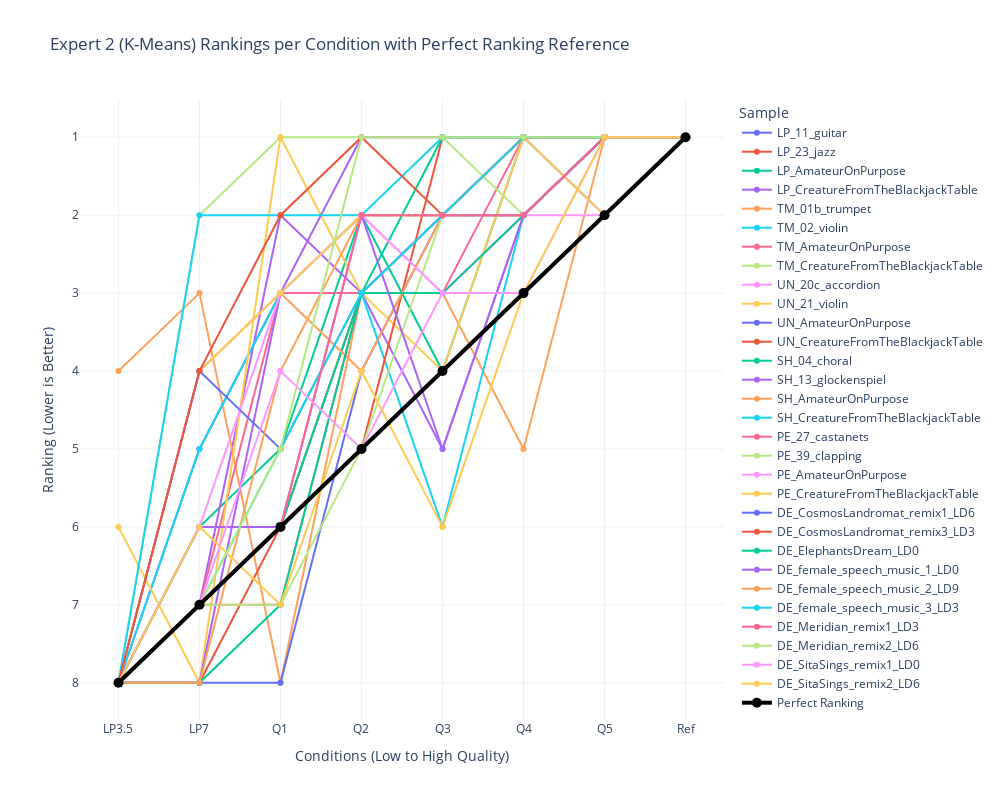

Notebook code for this chart:
### Code cell
# Spaghetti plot for Expert 2 rankings

# Reshape rankings data for Plotly
expert2_rankings_df = pd.DataFrame(reversed_expert2_rankings_kmeans_based, columns=conditions)
expert2_rankings_df['Sample'] = items

# Melt dataframe for better visualization
expert2_rankings_df_melted = expert2_rankings_df.melt(id_vars=['Sample'], var_name='Condition', value_name='Ranking')

expert2_rankings_df_melted = pd.concat([expert2_rankings_df_melted, perfect_df])

# Create plot
fig = px.line(expert2_rankings_df_melted, x='Condition', y='Ranking', color='Sample', markers=True,
              title="Expert 2 (K-Means) Rankings per Condition with Perfect Ranking Reference",
              labels={"Ranking": "Ranking (Lower is Better)", "Condition": "Conditions (Low to High Quality)"},
              template="plotly_white")

# Adjust figure dimensions
fig.update_layout(width=1000, height=800)

# Invert y-axis (lower ranks at top)
fig.update_yaxes(autorange="reversed")

# Modify the "Perfect Ranking" line to be more visible
fig.update_traces(
    selector=dict(name="Perfect Ranking"),
    line=dict(width=4, color='black'),
    marker=dict(size=10, color='black')
)

# Show figure
fig.show()

### Figure 1 — Plotly figure (JSON) as saved in the notebook; plotly's stock layout.template omitted (floating-point values rounded to 4 significant figures)
{"data": [{"hovertemplate": "Sample=LP_11_guitar<br>Conditions (Low to High Quality)=%{x}<br>Ranking (Lower is Better)=%{y}<extra></extra>", "legendgroup": "LP_11_guitar", "line": {"color": "#636efa", "dash": "solid"}, "marker": {"symbol": "circle"}, "mode": "lines+markers", "name": "LP_11_guitar", "orientation": "v", "showlegend": true, "type": "scatter", "x": ["LP3.5", "LP7", "Q1", "Q2", "Q3", "Q4", "Q5", "Ref"], "xaxis": "x", "y": [8, 5, 3, 2, 2, 1, 1, 1], "yaxis": "y"}, {"hovertemplate": "Sample=LP_23_jazz<br>Conditions (Low to High Quality)=%{x}<br>Ranking (Lower is Better)=%{y}<extra></extra>", "legendgroup": "LP_23_jazz", "line": {"color": "#EF553B", "dash": "solid"}, "marker": {"symbol": "circle"}, "mode": "lines+markers", "name": "LP_23_jazz", "orientation": "v", "showlegend": true, "type": "scatter", "x": ["LP3.5", "LP7", "Q1", "Q2", "Q3", "Q4", "Q5", "Ref"], "xaxis": "x", "y": [8, 6, 6, 3, 2, 2, 1, 1], "yaxis": "y"}, {"hovertemplate": "Sample=LP_AmateurOnPurpose<br>Conditions (Low to High Quality)=%{x}<br>Ranking (Lower is Better)=%{y}<extra></extra>", "legendgroup": "LP_AmateurOnPurpose", "line": {"color": "#00cc96", "dash": "solid"}, "marker": {"symbol": "circle"}, "mode": "lines+markers", "name": "LP_AmateurOnPurpose", "orientation": "v", "showlegend": true, "type": "scatter", "x": ["LP3.5", "LP7", "Q1", "Q2", "Q3", "Q4", "Q5", "Ref"], "xaxis": "x", "y": [8, 6, 5, 2, 4, 1, 1, 1], "yaxis": "y"}, {"hovertemplate": "Sample=LP_CreatureFromTheBlackjackTable<br>Conditions (Low to High Quality)=%{x}<br>Ranking (Lower is Better)=%{y}<extra></extra>", "legendgroup": "LP_CreatureFromTheBlackjackTable", "line": {"color": "#ab63fa", "dash": "solid"}, "marker": {"symbol": "circle"}, "mode": "lines+markers", "name": "LP_CreatureFromTheBlackjackTable", "orientation": "v", "showlegend": true, "type": "scatter", "x": ["LP3.5", "LP7", "Q1", "Q2", "Q3", "Q4", "Q5", "Ref"], "xaxis": "x", "y": [8, 7, 2, 3, 5, 2, 1, 1], "yaxis": "y"}, {"hovertemplate": "Sample=TM_01b_trumpet<br>Conditions (Low to High Quality)=%{x}<br>Ranking (Lower is Better)=%{y}<extra></extra>", "legendgroup": "TM_01b_trumpet", "line": {"color": "#FFA15A", "dash": "solid"}, "marker": {"symbol": "circle"}, "mode": "lines+markers", "name": "TM_01b_trumpet", "orientation": "v", "showlegend": true, "type": "scatter", "x": ["LP3.5", "LP7", "Q1", "Q2", "Q3", "Q4", "Q5", "Ref"], "xaxis": "x", "y": [4, 3, 8, 3, 3, 5, 1, 1], "yaxis": "y"}, {"hovertemplate": "Sample=TM_02_violin<br>Conditions (Low to High Quality)=%{x}<br>Ranking (Lower is Better)=%{y}<extra></extra>", "legendgroup": "TM_02_violin", "line": {"color": "#19d3f3", "dash": "solid"}, "marker": {"symbol": "circle"}, "mode": "lines+markers", "name": "TM_02_violin", "orientation": "v", "showlegend": true, "type": "scatter", "x": ["LP3.5", "LP7", "Q1", "Q2", "Q3", "Q4", "Q5", "Ref"], "xaxis": "x", "y": [8, 5, 3, 3, 6, 2, 1, 1], "yaxis": "y"}, {"hovertemplate": "Sample=TM_AmateurOnPurpose<br>Conditions (Low to High Quality)=%{x}<br>Ranking (Lower is Better)=%{y}<extra></extra>", "legendgroup": "TM_AmateurOnPurpose", "line": {"color": "#FF6692", "dash": "solid"}, "marker": {"symbol": "circle"}, "mode": "lines+markers", "name": "TM_AmateurOnPurpose", "orientation": "v", "showlegend": true, "type": "scatter", "x": ["LP3.5", "LP7", "Q1", "Q2", "Q3", "Q4", "Q5", "Ref"], "xaxis": "x", "y": [8, 7, 3, 3, 3, 1, 1, 1], "yaxis": "y"}, {"hovertemplate": "Sample=TM_CreatureFromTheBlackjackTable<br>Conditions (Low to High Quality)=%{x}<br>Ranking (Lower is Better)=%{y}<extra></extra>", "legendgroup": "TM_CreatureFromTheBlackjackTable", "line": {"color": "#B6E880", "dash": "solid"}, "marker": {"symbol": "circle"}, "mode": "lines+markers", "name": "TM_CreatureFromTheBlackjackTable", "orientation": "v", "showlegend": true, "type": "scatter", "x": ["LP3.5", "LP7", "Q1", "Q2", "Q3", "Q4", "Q5", "Ref"], "xaxis": "x", "y": [8, 2, 1, 1, 1, 2, 1, 1], "yaxis": "y"}, {"hovertemplate": "Sample=UN_20c_accordion<br>Conditions (Low to High Quality)=%{x}<br>Ranking (Lower is Better)=%{y}<extra></extra>", "legendgroup": "UN_20c_accordion", "line": {"color": "#FF97FF", "dash": "solid"}, "marker": {"symbol": "circle"}, "mode": "lines+markers", "name": "UN_20c_accordion", "orientation": "v", "showlegend": true, "type": "scatter", "x": ["LP3.5", "LP7", "Q1", "Q2", "Q3", "Q4", "Q5", "Ref"], "xaxis": "x", "y": [8, 4, 3, 2, 3, 2, 2, 1], "yaxis": "y"}, {"hovertemplate": "Sample=UN_21_violin<br>Conditions (Low to High Quality)=%{x}<br>Ranking (Lower is Better)=%{y}<extra></extra>", "legendgroup": "UN_21_violin", "line": {"color": "#FECB52", "dash": "solid"}, "marker": {"symbol": "circle"}, "mode": "lines+markers", "name": "UN_21_violin", "orientation": "v", "showlegend": true, "type": "scatter", "x": ["LP3.5", "LP7", "Q1", "Q2", "Q3", "Q4", "Q5", "Ref"], "xaxis": "x", "y": [6, 8, 1, 3, 4, 1, 1, 1], "yaxis": "y"}, {"hovertemplate": "Sample=UN_AmateurOnPurpose<br>Conditions (Low to High Quality)=%{x}<br>Ranking (Lower is Better)=%{y}<extra></extra>", "legendgroup": "UN_AmateurOnPurpose", "line": {"color": "#636efa", "dash": "solid"}, "marker": {"symbol": "circle"}, "mode": "lines+markers", "name": "UN_AmateurOnPurpose", "orientation": "v", "showlegend": true, "type": "scatter", "x": ["LP3.5", "LP7", "Q1", "Q2", "Q3", "Q4", "Q5", "Ref"], "xaxis": "x", "y": [8, 8, 8, 4, 2, 1, 2, 1], "yaxis": "y"}, {"hovertemplate": "Sample=UN_CreatureFromTheBlackjackTable<br>Conditions (Low to High Quality)=%{x}<br>Ranking (Lower is Better)=%{y}<extra></extra>", "legendgroup": "UN_CreatureFromTheBlackjackTable", "line": {"color": "#EF553B", "dash": "solid"}, "marker": {"symbol": "circle"}, "mode": "lines+markers", "name": "UN_CreatureFromTheBlackjackTable", "orientation": "v", "showlegend": true, "type": "scatter", "x": ["LP3.5", "LP7", "Q1", "Q2", "Q3", "Q4", "Q5", "Ref"], "xaxis": "x", "y": [8, 8, 6, 5, 1, 1, 1, 1], "yaxis": "y"}, {"hovertemplate": "Sample=SH_04_choral<br>Conditions (Low to High Quality)=%{x}<br>Ranking (Lower is Better)=%{y}<extra></extra>", "legendgroup": "SH_04_choral", "line": {"color": "#00cc96", "dash": "solid"}, "marker": {"symbol": "circle"}, "mode": "lines+markers", "name": "SH_04_choral", "orientation": "v", "showlegend": true, "type": "scatter", "x": ["LP3.5", "LP7", "Q1", "Q2", "Q3", "Q4", "Q5", "Ref"], "xaxis": "x", "y": [8, 7, 6, 3, 1, 1, 1, 1], "yaxis": "y"}, {"hovertemplate": "Sample=SH_13_glockenspiel<br>Conditions (Low to High Quality)=%{x}<br>Ranking (Lower is Better)=%{y}<extra></extra>", "legendgroup": "SH_13_glockenspiel", "line": {"color": "#ab63fa", "dash": "solid"}, "marker": {"symbol": "circle"}, "mode": "lines+markers", "name": "SH_13_glockenspiel", "orientation": "v", "showlegend": true, "type": "scatter", "x": ["LP3.5", "LP7", "Q1", "Q2", "Q3", "Q4", "Q5", "Ref"], "xaxis": "x", "y": [8, 8, 3, 1, 1, 1, 1, 1], "yaxis": "y"}, {"hovertemplate": "Sample=SH_AmateurOnPurpose<br>Conditions (Low to High Quality)=%{x}<br>Ranking (Lower is Better)=%{y}<extra></extra>", "legendgroup": "SH_AmateurOnPurpose", "line": {"color": "#FFA15A", "dash": "solid"}, "marker": {"symbol": "circle"}, "mode": "lines+markers", "name": "SH_AmateurOnPurpose", "orientation": "v", "showlegend": true, "type": "scatter", "x": ["LP3.5", "LP7", "Q1", "Q2", "Q3", "Q4", "Q5", "Ref"], "xaxis": "x", "y": [8, 4, 3, 4, 2, 2, 1, 1], "yaxis": "y"}, {"hovertemplate": "Sample=SH_CreatureFromTheBlackjackTable<br>Conditions (Low to High Quality)=%{x}<br>Ranking (Lower is Better)=%{y}<extra></extra>", "legendgroup": "SH_CreatureFromTheBlackjackTable", "line": {"color": "#19d3f3", "dash": "solid"}, "marker": {"symbol": "circle"}, "mode": "lines+markers", "name": "SH_CreatureFromTheBlackjackTable", "orientation": "v", "showlegend": true, "type": "scatter", "x": ["LP3.5", "LP7", "Q1", "Q2", "Q3", "Q4", "Q5", "Ref"], "xaxis": "x", "y": [8, 2, 2, 2, 1, 1, 1, 1], "yaxis": "y"}, {"hovertemplate": "Sample=PE_27_castanets<br>Conditions (Low to High Quality)=%{x}<br>Ranking (Lower is Better)=%{y}<extra></extra>", "legendgroup": "PE_27_castanets", "line": {"color": "#FF6692", "dash": "solid"}, "marker": {"symbol": "circle"}, "mode": "lines+markers", "name": "PE_27_castanets", "orientation": "v", "showlegend": true, "type": "scatter", "x": ["LP3.5", "LP7", "Q1", "Q2", "Q3", "Q4", "Q5", "Ref"], "xaxis": "x", "y": [8, 7, 7, 3, 3, 2, 1, 1], "yaxis": "y"}, {"hovertemplate": "Sample=PE_39_clapping<br>Conditions (Low to High Quality)=%{x}<br>Ranking (Lower is Better)=%{y}<extra></extra>", "legendgroup": "PE_39_clapping", "line": {"color": "#B6E880", "dash": "solid"}, "marker": {"symbol": "circle"}, "mode": "lines+markers", "name": "PE_39_clapping", "orientation": "v", "showlegend": true, "type": "scatter", "x": ["LP3.5", "LP7", "Q1", "Q2", "Q3", "Q4", "Q5", "Ref"], "xaxis": "x", "y": [8, 7, 7, 5, 2, 2, 1, 1], "yaxis": "y"}, {"hovertemplate": "Sample=PE_AmateurOnPurpose<br>Conditions (Low to High Quality)=%{x}<br>Ranking (Lower is Better)=%{y}<extra></extra>", "legendgroup": "PE_AmateurOnPurpose", "line": {"color": "#FF97FF", "dash": "solid"}, "marker": {"symbol": "circle"}, "mode": "lines+markers", "name": "PE_AmateurOnPurpose", "orientation": "v", "showlegend": true, "type": "scatter", "x": ["LP3.5", "LP7", "Q1", "Q2", "Q3", "Q4", "Q5", "Ref"], "xaxis": "x", "y": [8, 6, 3, 2, 3, 2, 1, 1], "yaxis": "y"}, {"hovertemplate": "Sample=PE_CreatureFromTheBlackjackTable<br>Conditions (Low to High Quality)=%{x}<br>Ranking (Lower is Better)=%{y}<extra></extra>", "legendgroup": "PE_CreatureFromTheBlackjackTable", "line": {"color": "#FECB52", "dash": "solid"}, "marker": {"symbol": "circle"}, "mode": "lines+markers", "name": "PE_CreatureFromTheBlackjackTable", "orientation": "v", "showlegend": true, "type": "scatter", "x": ["LP3.5", "LP7", "Q1", "Q2", "Q3", "Q4", "Q5", "Ref"], "xaxis": "x", "y": [8, 4, 3, 2, 2, 1, 2, 1], "yaxis": "y"}, {"hovertemplate": "Sample=DE_CosmosLandromat_remix1_LD6<br>Conditions (Low to High Quality)=%{x}<br>Ranking (Lower is Better)=%{y}<extra></extra>", "legendgroup": "DE_CosmosLandromat_remix1_LD6", "line": {"color": "#636efa", "dash": "solid"}, "marker": {"symbol": "circle"}, "mode": "lines+markers", "name": "DE_CosmosLandromat_remix1_LD6", "orientation": "v", "showlegend": true, "type": "scatter", "x": ["LP3.5", "LP7", "Q1", "Q2", "Q3", "Q4", "Q5", "Ref"], "xaxis": "x", "y": [8, 4, 5, 3, 2, 2, 1, 1], "yaxis": "y"}, {"hovertemplate": "Sample=DE_CosmosLandromat_remix3_LD3<br>Conditions (Low to High Quality)=%{x}<br>Ranking (Lower is Better)=%{y}<extra></extra>", "legendgroup": "DE_CosmosLandromat_remix3_LD3", "line": {"color": "#EF553B", "dash": "solid"}, "marker": {"symbol": "circle"}, "mode": "lines+markers", "name": "DE_CosmosLandromat_remix3_LD3", "orientation": "v", "showlegend": true, "type": "scatter", "x": ["LP3.5", "LP7", "Q1", "Q2", "Q3", "Q4", "Q5", "Ref"], "xaxis": "x", "y": [8, 4, 2, 1, 2, 1, 1, 1], "yaxis": "y"}, {"hovertemplate": "Sample=DE_ElephantsDream_LD0<br>Conditions (Low to High Quality)=%{x}<br>Ranking (Lower is Better)=%{y}<extra></extra>", "legendgroup": "DE_ElephantsDream_LD0", "line": {"color": "#00cc96", "dash": "solid"}, "marker": {"symbol": "circle"}, "mode": "lines+markers", "name": "DE_ElephantsDream_LD0", "orientation": "v", "showlegend": true, "type": "scatter", "x": ["LP3.5", "LP7", "Q1", "Q2", "Q3", "Q4", "Q5", "Ref"], "xaxis": "x", "y": [8, 8, 7, 3, 3, 2, 1, 1], "yaxis": "y"}, {"hovertemplate": "Sample=DE_female_speech_music_1_LD0<br>Conditions (Low to High Quality)=%{x}<br>Ranking (Lower is Better)=%{y}<extra></extra>", "legendgroup": "DE_female_speech_music_1_LD0", "line": {"color": "#ab63fa", "dash": "solid"}, "marker": {"symbol": "circle"}, "mode": "lines+markers", "name": "DE_female_speech_music_1_LD0", "orientation": "v", "showlegend": true, "type": "scatter", "x": ["LP3.5", "LP7", "Q1", "Q2", "Q3", "Q4", "Q5", "Ref"], "xaxis": "x", "y": [8, 6, 6, 2, 5, 2, 1, 1], "yaxis": "y"}, {"hovertemplate": "Sample=DE_female_speech_music_2_LD9<br>Conditions (Low to High Quality)=%{x}<br>Ranking (Lower is Better)=%{y}<extra></extra>", "legendgroup": "DE_female_speech_music_2_LD9", "line": {"color": "#FFA15A", "dash": "solid"}, "marker": {"symbol": "circle"}, "mode": "lines+markers", "name": "DE_female_speech_music_2_LD9", "orientation": "v", "showlegend": true, "type": "scatter", "x": ["LP3.5", "LP7", "Q1", "Q2", "Q3", "Q4", "Q5", "Ref"], "xaxis": "x", "y": [8, 8, 4, 2, 2, 1, 1, 1], "yaxis": "y"}, {"hovertemplate": "Sample=DE_female_speech_music_3_LD3<br>Conditions (Low to High Quality)=%{x}<br>Ranking (Lower is Better)=%{y}<extra></extra>", "legendgroup": "DE_female_speech_music_3_LD3", "line": {"color": "#19d3f3", "dash": "solid"}, "marker": {"symbol": "circle"}, "mode": "lines+markers", "name": "DE_female_speech_music_3_LD3", "orientation": "v", "showlegend": true, "type": "scatter", "x": ["LP3.5", "LP7", "Q1", "Q2", "Q3", "Q4", "Q5", "Ref"], "xaxis": "x", "y": [8, 7, 5, 3, 2, 1, 1, 1], "yaxis": "y"}, {"hovertemplate": "Sample=DE_Meridian_remix1_LD3<br>Conditions (Low to High Quality)=%{x}<br>Ranking (Lower is Better)=%{y}<extra></extra>", "legendgroup": "DE_Meridian_remix1_LD3", "line": {"color": "#FF6692", "dash": "solid"}, "marker": {"symbol": "circle"}, "mode": "lines+markers", "name": "DE_Meridian_remix1_LD3", "orientation": "v", "showlegend": true, "type": "scatter", "x": ["LP3.5", "LP7", "Q1", "Q2", "Q3", "Q4", "Q5", "Ref"], "xaxis": "x", "y": [8, 7, 6, 2, 2, 2, 1, 1], "yaxis": "y"}, {"hovertemplate": "Sample=DE_Meridian_remix2_LD6<br>Conditions (Low to High Quality)=%{x}<br>Ranking (Lower is Better)=%{y}<extra></extra>", "legendgroup": "DE_Meridian_remix2_LD6", "line": {"color": "#B6E880", "dash": "solid"}, "marker": {"symbol": "circle"}, "mode": "lines+markers", "name": "DE_Meridian_remix2_LD6", "orientation": "v", "showlegend": true, "type": "scatter", "x": ["LP3.5", "LP7", "Q1", "Q2", "Q3", "Q4", "Q5", "Ref"], "xaxis": "x", "y": [8, 7, 5, 1, 1, 1, 1, 1], "yaxis": "y"}, {"hovertemplate": "Sample=DE_SitaSings_remix1_LD0<br>Conditions (Low to High Quality)=%{x}<br>Ranking (Lower is Better)=%{y}<extra></extra>", "legendgroup": "DE_SitaSings_remix1_LD0", "line": {"color": "#FF97FF", "dash": "solid"}, "marker": {"symbol": "circle"}, "mode": "lines+markers", "name": "DE_SitaSings_remix1_LD0", "orientation": "v", "showlegend": true, "type": "scatter", "x": ["LP3.5", "LP7", "Q1", "Q2", "Q3", "Q4", "Q5", "Ref"], "xaxis": "x", "y": [8, 7, 4, 5, 3, 3, 1, 1], "yaxis": "y"}, {"hovertemplate": "Sample=DE_SitaSings_remix2_LD6<br>Conditions (Low to High Quality)=%{x}<br>Ranking (Lower is Better)=%{y}<extra></extra>", "legendgroup": "DE_SitaSings_remix2_LD6", "line": {"color": "#FECB52", "dash": "solid"}, "marker": {"symbol": "circle"}, "mode": "lines+markers", "name": "DE_SitaSings_remix2_LD6", "orientation": "v", "showlegend": true, "type": "scatter", "x": ["LP3.5", "LP7", "Q1", "Q2", "Q3", "Q4", "Q5", "Ref"], "xaxis": "x", "y": [8, 6, 7, 4, 6, 3, 1, 1], "yaxis": "y"}, {"hovertemplate": "Sample=Perfect Ranking<br>Conditions (Low to High Quality)=%{x}<br>Ranking (Lower is Better)=%{y}<extra></extra>", "legendgroup": "Perfect Ranking", "line": {"color": "black", "dash": "solid", "width": 4}, "marker": {"color": "black", "size": 10, "symbol": "circle"}, "mode": "lines+markers", "name": "Perfect Ranking", "orientation": "v", "showlegend": true, "type": "scatter", "x": ["LP3.5", "LP7", "Q1", "Q2", "Q3", "Q4", "Q5", "Ref"], "xaxis": "x", "y": [8, 7, 6, 5, 4, 3, 2, 1], "yaxis": "y"}], "layout": {"height": 800, "legend": {"title": {"text": "Sample"}, "tracegroupgap": 0}, "title": {"text": "Expert 2 (K-Means) Rankings per Condition with Perfect Ranking Reference"}, "width": 1000, "xaxis": {"anchor": "y", "domain": [0, 1], "title": {"text": "Conditions (Low to High Quality)"}}, "yaxis": {"anchor": "x", "autorange": "reversed", "domain": [0, 1], "title": {"text": "Ranking (Lower is Better)"}}}}
